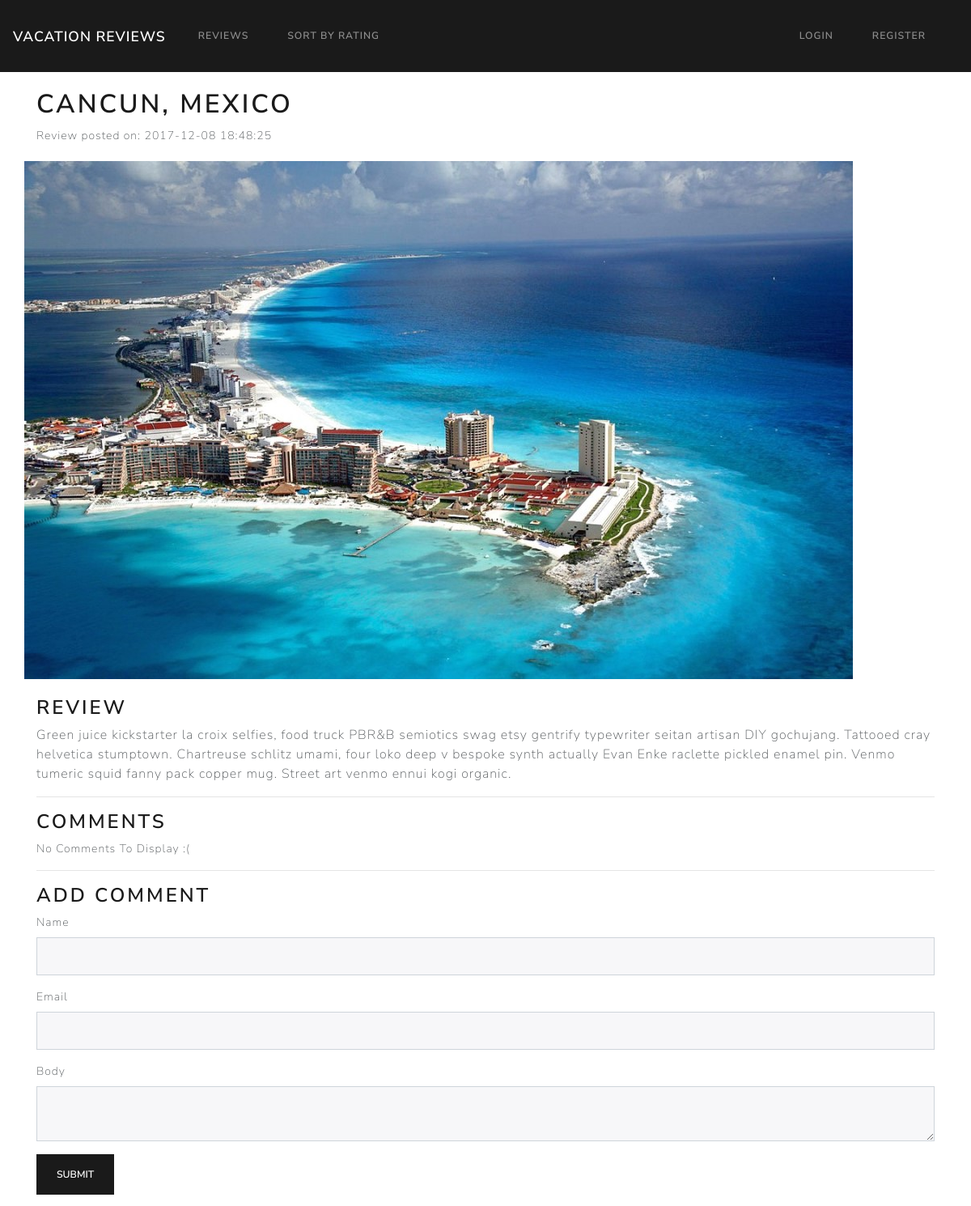
Page /reviews/Cancun-Mexico on the committed database.
### tables this page shows
CREATE TABLE `reviews` (
  `id` int(11) NOT NULL,
  `rating_id` int(11) NOT NULL,
  `user_id` int(11) NOT NULL,
  `title` varchar(255) NOT NULL,
  `slug` varchar(255) NOT NULL,
  `body` text NOT NULL,
  `review_image` varchar(255) NOT NULL,
  `created_at` timestamp NOT NULL DEFAULT CURRENT_TIMESTAMP
);

### application/controllers/Reviews.php (called while the page is built, shortened)
<?php
	class Reviews extends CI_Controller{
		public function view($slug = NULL){
			$data['review'] = $this->review_model->get_reviews($slug);
			$review_id = $data['review']['id'];
			$data['comments'] = $this->comment_model->get_comments($review_id);
			$data['title'] = $data['review']['title'];
			$this->load->view('templates/header');
			$this->load->view('reviews/view', $data);
			$this->load->view('templates/footer');
		}
	}

### index.php (called while the page is built, shortened)
<?php
require_once BASEPATH.'core/CodeIgniter.php';

### application/models/Review_model.php (called while the page is built, shortened)
<?php
	class Review_model extends CI_Model{
		public function get_reviews($slug = FALSE, $limit = FALSE, $offset = FALSE){
			$query = $this->db->get_where('reviews', array('slug' => $slug));
			return $query->row_array();
		}
	}

### application/views/reviews/view.php (the view, shortened to what this page needs)
<h1><?php echo $review['title']; ?></h1>
<div class="review-date">Review posted on: <?php echo $review['created_at']; ?></div><br>
<div class="row">
	<img class="img-responsive" src="<?php echo site_url(); ?>assets/images/reviews/<?php echo $review['review_image']; ?>">
</div><br>
<h3>Review</h3>
<div style="font-size: 16px;">
	<?php echo $review['body']; ?>
</div>
<hr>
<h3>Comments</h3>
<?php if($comments) : ?>
	<?php foreach($comments as $comment) : ?>
		<div class="card bg-secondary mb-3">
			<div class="card-body">
				<?php echo $comment['body']; ?>
			</div>
			<div class="card-footer text-muted">
				by <?php echo $comment['name']; ?>
			</div>
		</div><br />
	<?php endforeach; ?>
<?php else : ?>
	<p>No Comments To Display :(</p>
<?php endif; ?>
<hr>
<h3>Add Comment</h3>
<?php echo form_open('comments/create/'.$review['id']); ?>
	<div class="form-group">
		<label>Name</label>
		<input type="text" name="name" class="form-control">
	</div>
	<div class="form-group">
		<label>Email</label>
		<input type="text" name="email" class="form-control">
	</div>
	<div class="form-group">
		<label>Body</label>
		<textarea name="body" class="form-control"></textarea>
	</div>
	<button class="btn btn-primary" type="submit">Submit</button>
</form>

### assets/css/style.css (style rules this page uses)
.review-date { margin:auto; display:block; }

### rows in the picture
reviews: title "CANCUN, MEXICO", created_at "2017-12-08 18:48:25", review_image (picture), body "Green juice kickstarter la croix selfies, food truck PBR&B semiotics swag etsy gentrify typewriter seitan artisan DIY gochujang. Tattooed cray helvetica stumptown. Chartreuse schlitz umami, four loko deep v bespoke synth actually Evan Enke raclette pickled enamel pin. Venmo tumeric squid fanny pack copper mug. Street art venmo ennui kogi organic."
